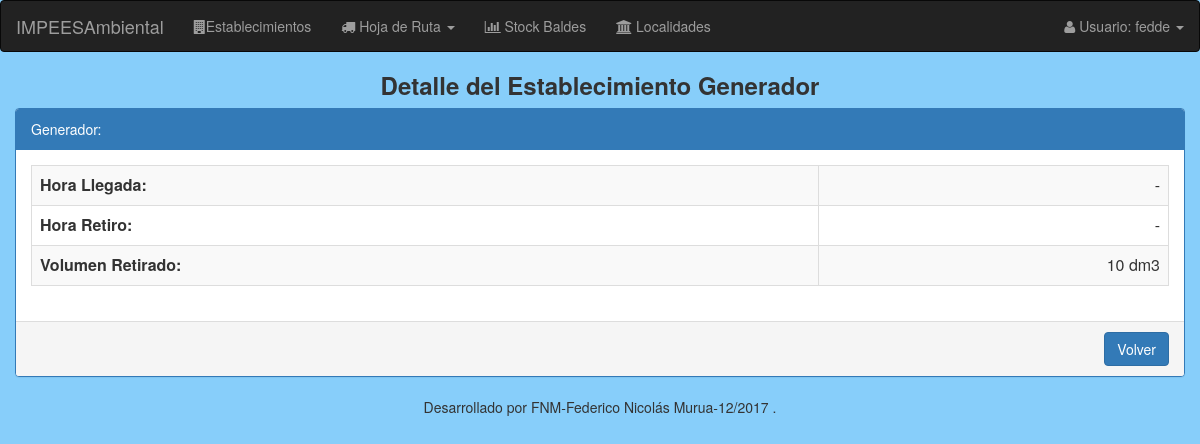
The page /hojas-de-Ruta/detalle/balde/18/ (signed in) on the database as committed earlier.
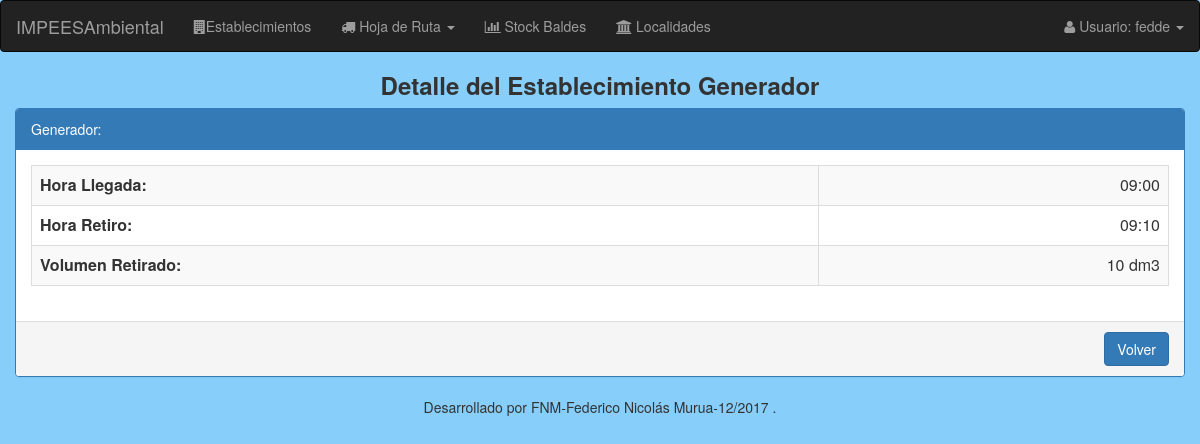
The same page on the database as committed later.
### modulo_I/models.py (models this page shows, shortened)
class DetalleHojaRuta(models.Model):
    balde = models.ForeignKey('Balde') #balde_entrega
    nro_precinto = models.BigIntegerField(unique=True, blank=True, null=True)
    tipo = models.CharField(max_length=15, choices=Entrega_Retiro)
    registro_hoja_ruta = models.ForeignKey('RegistroHojaRuta')

class RegistroHojaRuta(models.Model):
    fecha_recorrido = models.DateField() #fecha del dia que se imprimió la hoja de ruta
    establecimiento_generador = models.ForeignKey('EstablecimientoGenerador')
    hora_llegada = models.CharField(max_length=5, blank=True, null=True)
    hora_salida = models.CharField(max_length=5, blank=True, null=True)
    class Meta:
        unique_together = ('fecha_recorrido', 'establecimiento_generador',)

class EstablecimientoGenerador(models.Model):
    nro_inscripcion = models.BigIntegerField(unique=True, blank=True, null=True, default=None) # N° inscripcion registro de generadores provincia del chubut
    activo = models.BooleanField(default=False)
    razon_social = models.CharField(max_length=50)
    direccion = models.CharField(max_length=100)
    tipo_actividad = MultiSelectField(choices=sorted(Actividades), blank=True, null=True)
    recoleccion = MultiSelectField(choices=Dias, blank=True, null=True)
    localidad = models.ForeignKey('Localidad', null=True, on_delete=models.SET_NULL)
    telefono = models.CharField(max_length=50, blank=True, null=True)
    email = models.CharField(max_length=200, blank=True, null=True)
    responsable_ambiental = models.CharField(max_length=50, blank=True, null=True)
    cuit = models.CharField(max_length=20, blank=True, null=True)
    nro_parada = models.IntegerField(validators=[MinValueValidator(1)], blank=True, null=True) # En el recorrido
    recorrido = models.ForeignKey('Recorrido',blank=True, null=True, on_delete=models.SET_NULL)
    '''
    class Meta:
        unique_together = ('recorrido', 'nro_parada',)
    '''

class Balde(models.Model):
    nro_balde = models.CharField(max_length=15, unique=True)
    capacidad = models.CharField(max_length=5, choices=Capacidad_balde) # en dm3
    estado = models.CharField(max_length=15, choices=Estado, default='En Planta')
    establecimiento_generador = models.ForeignKey('EstablecimientoGenerador', blank=True, null=True, default=None)

### modulo_I/views.py (the view)
@login_required
def detalle_balde_utilizado(request, id_balde):
    balde_utilizado = DetalleHojaRuta.objects.get(id=id_balde)
    return render(request, 'registroHojaRuta/baldes_utilizados/baldeutilizado_detalle.html', {'balde_utilizado': balde_utilizado})

### modulo_I/templatetags/hoja_ruta_extras.py (called while the page is built)
@register.filter
def calcular_vol(balde_utilizado):
    detalles = DetalleHojaRuta.objects.filter(registro_hoja_ruta__fecha_recorrido__month=balde_utilizado.registro_hoja_ruta.fecha_recorrido.month,
                                                registro_hoja_ruta__fecha_recorrido__day=balde_utilizado.registro_hoja_ruta.fecha_recorrido.day, registro_hoja_ruta__establecimiento_generador__id=balde_utilizado.registro_hoja_ruta.establecimiento_generador.id, tipo="Retiro")
    acumu = 0
    for d in detalles:
        acumu+= int(d.balde.capacidad)
    return acumu

### modulo_I/templates/registroHojaRuta/baldes_utilizados/baldeutilizado_detalle.html (shortened to what this page needs)
{% extends "base/base_detalle.html" %}
{% load staticfiles %}
{% load staticfiles bootstrap3 %}
{% load hoja_ruta_extras %}
{% block header-title %}Detalle del Establecimiento Generador {% endblock %}
{% block panel-heading %}
  Generador: {{balde_utilizado.establecimiento_generador}}
{% endblock %}
{% block detalle %}
  <table class="table table-striped table-bordered">
      <tbody>
          <tr>
              <th>Hora Llegada:</th>
              <td style="text-align:right;"> {{ balde_utilizado.registro_hoja_ruta.hora_llegada|default_if_none:"-" }}</td>
          </tr>
          <tr>
              <th>Hora Retiro:</th>
              <td style="text-align:right;"> {{ balde_utilizado.registro_hoja_ruta.hora_salida|default_if_none:"-" }}</td>
          </tr>
          <tr>
            <th>Volumen Retirado:</th>
            <td style="text-align:right;"> {{ balde_utilizado |calcular_vol }} dm3</td>
          </tr>
      </tbody>
  </table>
{% endblock %}
{% block url-volver %}
  {% url 'registroHojaRuta:listado_baldes_utilizados' balde_utilizado.registro_hoja_ruta.fecha_recorrido.year balde_utilizado.registro_hoja_ruta.fecha_recorrido.month balde_utilizado.registro_hoja_ruta.fecha_recorrido.day %}
{% endblock %}

Rows that differ between the two databases and show on the page:
changed through a linked row, DetalleHojaRuta: registro_hoja_ruta.hora_llegada "-" → "09:00"; registro_hoja_ruta.hora_salida "-" → "09:10"
